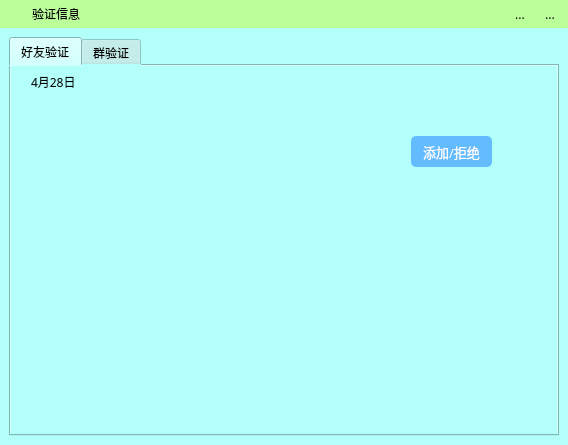
<?xml version="1.0" encoding="UTF-8"?>
<ui version="4.0">
 <class>Verify</class>
 <widget class="QWidget" name="Verify">
  <property name="geometry">
   <rect>
    <x>0</x>
    <y>0</y>
    <width>568</width>
    <height>445</height>
   </rect>
  </property>
  <property name="windowTitle">
   <string>Form</string>
  </property>
  <property name="styleSheet">
   <string notr="true">*{font-family:Microsoft YaHei;}
#Verify{
background-color: rgb(116, 195, 255);
}</string>
  </property>
  <layout class="QVBoxLayout" name="verticalLayout" stretch="1,12">
   <property name="spacing">
    <number>0</number>
   </property>
   <property name="leftMargin">
    <number>0</number>
   </property>
   <property name="topMargin">
    <number>0</number>
   </property>
   <property name="rightMargin">
    <number>0</number>
   </property>
   <property name="bottomMargin">
    <number>0</number>
   </property>
   <item>
    <widget class="QWidget" name="widget_2" native="true">
     <property name="styleSheet">
      <string notr="true">background-color: rgb(187, 255, 155);</string>
     </property>
     <layout class="QGridLayout" name="gridLayout">
      <property name="leftMargin">
       <number>6</number>
      </property>
      <property name="topMargin">
       <number>0</number>
      </property>
      <property name="rightMargin">
       <number>6</number>
      </property>
      <property name="bottomMargin">
       <number>0</number>
      </property>
      <item row="0" column="0">
       <layout class="QHBoxLayout" name="horizontalLayout">
        <item>
         <widget class="QLabel" name="label">
          <property name="minimumSize">
           <size>
            <width>20</width>
            <height>20</height>
           </size>
          </property>
          <property name="maximumSize">
           <size>
            <width>20</width>
            <height>20</height>
           </size>
          </property>
          <property name="font">
           <font>
            <family>Microsoft YaHei</family>
            <stylestrategy>PreferAntialias</stylestrategy>
           </font>
          </property>
          <property name="styleSheet">
           <string notr="true">border-image: url(:/lib/yinshenim.png);</string>
          </property>
          <property name="text">
           <string/>
          </property>
         </widget>
        </item>
        <item>
         <widget class="QLabel" name="label_2">
          <property name="font">
           <font>
            <family>Microsoft YaHei</family>
            <stylestrategy>PreferAntialias</stylestrategy>
           </font>
          </property>
          <property name="text">
           <string>验证信息</string>
          </property>
         </widget>
        </item>
        <item>
         <spacer name="horizontalSpacer">
          <property name="orientation">
           <enum>Qt::Horizontal</enum>
          </property>
          <property name="sizeHint" stdset="0">
           <size>
            <width>40</width>
            <height>20</height>
           </size>
          </property>
         </spacer>
        </item>
        <item>
         <widget class="QToolButton" name="toolButton">
          <property name="font">
           <font>
            <family>Microsoft YaHei</family>
            <stylestrategy>PreferAntialias</stylestrategy>
           </font>
          </property>
          <property name="text">
           <string>...</string>
          </property>
          <property name="icon">
           <iconset resource="libres.qrc">
            <normaloff>:/lib/zuixiaohua.png</normaloff>:/lib/zuixiaohua.png</iconset>
          </property>
          <property name="iconSize">
           <size>
            <width>20</width>
            <height>20</height>
           </size>
          </property>
          <property name="autoRaise">
           <bool>true</bool>
          </property>
         </widget>
        </item>
        <item>
         <widget class="QToolButton" name="toolButton_2">
          <property name="font">
           <font>
            <family>Microsoft YaHei</family>
            <stylestrategy>PreferAntialias</stylestrategy>
           </font>
          </property>
          <property name="text">
           <string>...</string>
          </property>
          <property name="icon">
           <iconset resource="libres.qrc">
            <normaloff>:/lib/guanbi.png</normaloff>:/lib/guanbi.png</iconset>
          </property>
          <property name="iconSize">
           <size>
            <width>20</width>
            <height>20</height>
           </size>
          </property>
          <property name="autoRaise">
           <bool>true</bool>
          </property>
         </widget>
        </item>
       </layout>
      </item>
     </layout>
    </widget>
   </item>
   <item>
    <widget class="QWidget" name="widget" native="true">
     <property name="minimumSize">
      <size>
       <width>0</width>
       <height>417</height>
      </size>
     </property>
     <property name="font">
      <font>
       <family>Microsoft YaHei</family>
       <stylestrategy>PreferAntialias</stylestrategy>
      </font>
     </property>
     <property name="styleSheet">
      <string notr="true">background-color: rgb(179, 255, 250);</string>
     </property>
     <layout class="QGridLayout" name="gridLayout_2">
      <item row="0" column="0">
       <widget class="QTabWidget" name="tabWidget">
        <property name="font">
         <font>
          <family>Microsoft YaHei</family>
          <stylestrategy>PreferAntialias</stylestrategy>
         </font>
        </property>
        <property name="currentIndex">
         <number>0</number>
        </property>
        <widget class="QWidget" name="tab">
         <attribute name="title">
          <string>好友验证</string>
         </attribute>
         <widget class="QLabel" name="label_3">
          <property name="geometry">
           <rect>
            <x>20</x>
            <y>10</y>
            <width>54</width>
            <height>12</height>
           </rect>
          </property>
          <property name="font">
           <font>
            <family>Microsoft YaHei</family>
            <stylestrategy>PreferAntialias</stylestrategy>
           </font>
          </property>
          <property name="text">
           <string>4月28日</string>
          </property>
         </widget>
         <widget class="QLabel" name="label_5">
          <property name="geometry">
           <rect>
            <x>100</x>
            <y>32</y>
            <width>54</width>
            <height>20</height>
           </rect>
          </property>
          <property name="font">
           <font>
            <family>Microsoft YaHei</family>
            <stylestrategy>PreferAntialias</stylestrategy>
           </font>
          </property>
          <property name="text">
           <string/>
          </property>
         </widget>
         <widget class="QLabel" name="label_6">
          <property name="geometry">
           <rect>
            <x>100</x>
            <y>60</y>
            <width>54</width>
            <height>16</height>
           </rect>
          </property>
          <property name="font">
           <font>
            <family>Microsoft YaHei</family>
            <stylestrategy>PreferAntialias</stylestrategy>
           </font>
          </property>
          <property name="text">
           <string/>
          </property>
         </widget>
         <widget class="QLabel" name="label_7">
          <property name="geometry">
           <rect>
            <x>100</x>
            <y>80</y>
            <width>54</width>
            <height>21</height>
           </rect>
          </property>
          <property name="font">
           <font>
            <family>Microsoft YaHei</family>
            <stylestrategy>PreferAntialias</stylestrategy>
           </font>
          </property>
          <property name="text">
           <string/>
          </property>
         </widget>
         <widget class="QPushButton" name="pushButton">
          <property name="geometry">
           <rect>
            <x>400</x>
            <y>70</y>
            <width>81</width>
            <height>31</height>
           </rect>
          </property>
          <property name="font">
           <font>
            <family>Microsoft YaHei</family>
            <pointsize>10</pointsize>
            <stylestrategy>PreferAntialias</stylestrategy>
           </font>
          </property>
          <property name="styleSheet">
           <string notr="true">#pushButton{
background-color: rgb(99, 188, 255);
color: rgb(255, 255, 255);
border-radius: 5px;
}
#pushButton:hover{
background-color: rgb(99, 170, 255);
color: rgb(255, 255, 255);
border-radius: 5px;

}
#pushButton:pressed{
background-color: rgb(99, 188, 255);
color: rgb(255, 255, 255);
border-radius: 5px;
padding-left:2px;
padding-top:2px;
}
</string>
          </property>
          <property name="text">
           <string>添加/拒绝</string>
          </property>
         </widget>
         <widget class="QPushButton" name="pushButton_3">
          <property name="geometry">
           <rect>
            <x>20</x>
            <y>40</y>
            <width>61</width>
            <height>61</height>
           </rect>
          </property>
          <property name="font">
           <font>
            <family>Microsoft YaHei</family>
            <stylestrategy>PreferAntialias</stylestrategy>
           </font>
          </property>
          <property name="text">
           <string/>
          </property>
          <property name="iconSize">
           <size>
            <width>55</width>
            <height>55</height>
           </size>
          </property>
          <property name="autoDefault">
           <bool>false</bool>
          </property>
          <property name="default">
           <bool>false</bool>
          </property>
          <property name="flat">
           <bool>true</bool>
          </property>
         </widget>
        </widget>
        <widget class="QWidget" name="tab_2">
         <attribute name="title">
          <string>群验证</string>
         </attribute>
        </widget>
       </widget>
      </item>
     </layout>
    </widget>
   </item>
  </layout>
 </widget>
 <resources>
  <include location="libres.qrc"/>
 </resources>
 <connections/>
</ui>
